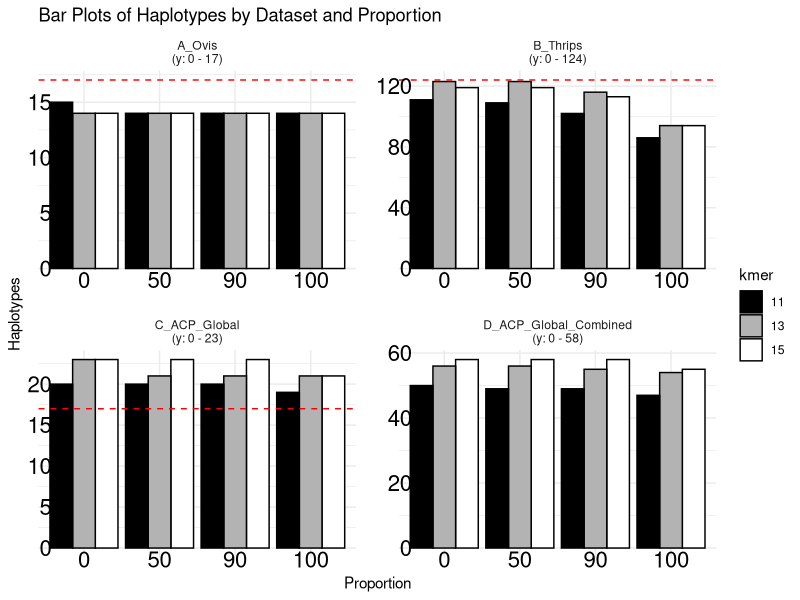

Here is the R script that generated this plot:
# Load necessary libraries
library(ggplot2)
library(dplyr)

# Read the data from the tab-separated file

setwd("C://Bioinformatics/Heck_USDA_Pathology/Dcitri_mtDNA_haplotyping/Examining_the_effect_of_kmer_size/ska2/Rplots")

data <- read.table("Haplotype-counts-sample-proportions-impact-all-datasets-for-R.txt", header = TRUE, sep = "\t")


# Ensure the Dataset column is treated as a factor
data$Dataset <- as.factor(data$Dataset)
data$kmer <- as.factor(data$kmer)
data$Proportion <- as.factor(data$Proportion)

horizontal_lines <- data.frame(
  Dataset = levels(data$Dataset),
  y_intercept = c(17, 124, 17, 0)  # Replace with your specific y-intercepts
)

# Define the colors for the bars
bar_colors <- c("black", "grey70", "white")

outline_color <- "black"

line_colors <- c("red", "red", "red", "#FFFFFF00")

y_axis_limits <- data.frame(
  Dataset = levels(data$Dataset),
  y_min = c(0, 0, 0, 0),  # Replace with your specific minimum y-values
  y_max = c(17, 124, 23, 58)  # Replace with your specific maximum y-values
)

ggplot(data, aes(x = Proportion, y = Haplotypes, fill = kmer)) +
  geom_bar(stat = "identity", position = "dodge", color = outline_color) +
  facet_wrap(~ Dataset, scales = "free", labeller = as_labeller(function(x) {
    # Get the corresponding y-axis limits for each plot
    y_limit <- y_axis_limits[y_axis_limits$Dataset == x, ]
    c(paste0(x, "\n(y: ", y_limit$y_min, " - ", y_limit$y_max, ")"))
  })) +
  labs(title = "Bar Plots of Haplotypes by Dataset and Proportion",
       x = "Proportion",
       y = "Haplotypes") +
  geom_hline(data = horizontal_lines, aes(yintercept = y_intercept), color = line_colors, linetype = "dashed") +
  geom_hline(data = horizontal_lines[2, ], aes(yintercept = y_intercept), alpha = 0) +
  scale_fill_manual(values = bar_colors) +
  theme_minimal() +
  theme(
    panel.spacing = unit(0.5, "cm"),
    axis.text.x = element_text(size = 16, color = "black", margin = margin(t = -7)), # Move x-axis text closer
    axis.text.y = element_text(size = 16, color = "black", margin = margin(r = -12))  # Move y-axis text closer
  )
